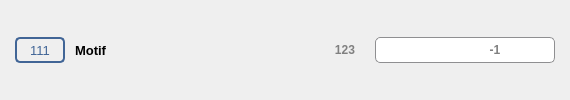
    <widget class="QWidget" name="line_pattern" native="true">
     <property name="minimumSize">
      <size>
       <width>0</width>
       <height>40</height>
      </size>
     </property>
     <property name="focusPolicy">
      <enum>Qt::ClickFocus</enum>
     </property>
     <layout class="QHBoxLayout" name="horizontalLayout_4">
      <property name="spacing">
       <number>10</number>
      </property>
      <property name="leftMargin">
       <number>15</number>
      </property>
      <property name="topMargin">
       <number>7</number>
      </property>
      <property name="rightMargin">
       <number>15</number>
      </property>
      <property name="bottomMargin">
       <number>7</number>
      </property>
      <item>
       <widget class="QLabel" name="num_attr_motif">
        <property name="minimumSize">
         <size>
          <width>50</width>
          <height>26</height>
         </size>
        </property>
        <property name="maximumSize">
         <size>
          <width>50</width>
          <height>26</height>
         </size>
        </property>
        <property name="font">
         <font>
          <family>Segoe UI</family>
          <pointsize>10</pointsize>
         </font>
        </property>
        <property name="toolTip">
         <string>Attribut Allplan</string>
        </property>
        <property name="styleSheet">
         <string notr="true">QLabel{border: 2px solid #416596; border-radius: 5px; color: #416596; }</string>
        </property>
        <property name="text">
         <string notr="true">111</string>
        </property>
        <property name="alignment">
         <set>Qt::AlignCenter</set>
        </property>
       </widget>
      </item>
      <item>
       <widget class="QLabel" name="titre_motif">
        <property name="minimumSize">
         <size>
          <width>240</width>
          <height>26</height>
         </size>
        </property>
        <property name="maximumSize">
         <size>
          <width>240</width>
          <height>26</height>
         </size>
        </property>
        <property name="font">
         <font>
          <family>Segoe UI</family>
          <pointsize>10</pointsize>
          <weight>75</weight>
          <bold>true</bold>
         </font>
        </property>
        <property name="text">
         <string>Motif</string>
        </property>
       </widget>
      </item>
      <item>
       <widget class="QLabel" name="bt_type_motif">
        <property name="minimumSize">
         <size>
          <width>40</width>
          <height>26</height>
         </size>
        </property>
        <property name="maximumSize">
         <size>
          <width>40</width>
          <height>26</height>
         </size>
        </property>
        <property name="font">
         <font>
          <family>Segoe UI</family>
          <pointsize>9</pointsize>
          <weight>75</weight>
          <bold>true</bold>
         </font>
        </property>
        <property name="toolTip">
         <string>Nombre entier</string>
        </property>
        <property name="styleSheet">
         <string notr="true">QLabel{color: grey; }</string>
        </property>
        <property name="text">
         <string notr="true">123</string>
        </property>
        <property name="alignment">
         <set>Qt::AlignCenter</set>
        </property>
       </widget>
      </item>
      <item>
       <widget class="QWidget" name="motif_widget" native="true">
        <layout class="QHBoxLayout" name="motif_layer">
         <property name="spacing">
          <number>0</number>
         </property>
         <property name="leftMargin">
          <number>0</number>
         </property>
         <property name="topMargin">
          <number>0</number>
         </property>
         <property name="rightMargin">
          <number>0</number>
         </property>
         <property name="bottomMargin">
          <number>0</number>
         </property>
         <item>
          <widget class="QComboBox" name="motif">
           <property name="minimumSize">
            <size>
             <width>100</width>
             <height>26</height>
            </size>
           </property>
           <property name="maximumSize">
            <size>
             <width>16777215</width>
             <height>26</height>
            </size>
           </property>
           <property name="font">
            <font>
             <family>Segoe UI</family>
             <pointsize>10</pointsize>
            </font>
           </property>
           <property name="focusPolicy">
            <enum>Qt::StrongFocus</enum>
           </property>
           <property name="styleSheet">
            <string notr="true">QComboBox { border: 1px solid #8f8f91; border-right-width: 0px; padding-right: 1px; border-top-left-radius:5px; border-bottom-left-radius:5px; padding-left: 5px; }
QComboBox::drop-down{width: 27px; padding-left: 1px; padding-right: 1px; background-color: #FFFFFF; }
QComboBox::drop-down:hover{border: 1px solid #8f8f91; border-top-width: 0px; border-bottom-width: 0px; padding: 0px; background-color: qlineargradient(spread:pad, x1:0, y1:0, x2:0, y2:1, stop:0 #F8F8F8, stop:1 #8FADCC); }
QComboBox::drop-down:pressed{border: 1px solid #8f8f91; border-top-width: 0px; border-bottom-width: 0px; padding: 0px; background-color: qlineargradient(spread:pad, x1:0, y1:0, x2:0, y2:1, stop:0 #8FADCC, stop:1 #F8F8F8); }
QComboBox::down-arrow {image: url(:/Images/spin_down.svg); width: 12px; height: 12px; }
QComboBox QAbstractItemView{background-color:#FFFFFF; }
QFontComboBox QAbstractItemView::item:hover {background: #BAD0E7; }</string>
           </property>
           <property name="editable">
            <bool>true</bool>
           </property>
           <property name="sizeAdjustPolicy">
            <enum>QComboBox::AdjustToMinimumContentsLengthWithIcon</enum>
           </property>
          </widget>
         </item>
         <item>
          <widget class="QLabel" name="numero_motif">
           <property name="minimumSize">
            <size>
             <width>40</width>
             <height>26</height>
            </size>
           </property>
           <property name="maximumSize">
            <size>
             <width>40</width>
             <height>26</height>
            </size>
           </property>
           <property name="font">
            <font>
             <family>Segoe UI</family>
             <pointsize>9</pointsize>
             <weight>75</weight>
             <bold>true</bold>
            </font>
           </property>
           <property name="toolTip">
            <string>Index de l'élément choisi</string>
           </property>
           <property name="styleSheet">
            <string notr="true">QLabel{border: 1px solid #8f8f91; border-left-width: 0px; padding-left: 1px; border-right-width: 0px; padding-right: 1px; color: grey; background-color:#FFFFFF; }</string>
           </property>
           <property name="text">
            <string notr="true">-1</string>
           </property>
           <property name="alignment">
            <set>Qt::AlignCenter</set>
           </property>
          </widget>
         </item>
         <item>
          <widget class="QPushButton" name="bt_lock_motif">
           <property name="enabled">
            <bool>false</bool>
           </property>
           <property name="minimumSize">
            <size>
             <width>40</width>
             <height>26</height>
            </size>
           </property>
           <property name="maximumSize">
            <size>
             <width>40</width>
             <height>26</height>
            </size>
           </property>
           <property name="font">
            <font>
             <family>Segoe UI</family>
             <pointsize>10</pointsize>
            </font>
           </property>
           <property name="focusPolicy">
            <enum>Qt::NoFocus</enum>
           </property>
           <property name="toolTip">
            <string>Cette liste déroulante n'est pas éditable</string>
           </property>
           <property name="styleSheet">
            <string notr="true">QPushButton{border: 1px solid #8f8f91; border-left-width: 0px; padding-left: 1px;  border-top-right-radius: 5px ; border-bottom-right-radius: 5px; background-color:#FFFFFF; }</string>
           </property>
           <property name="icon">
            <iconset resource="../icones/icons.qrc">
             <normaloff>:/Images/lock.svg</normaloff>:/Images/lock.svg</iconset>
           </property>
           <property name="iconSize">
            <size>
             <width>16</width>
             <height>16</height>
            </size>
           </property>
           <property name="flat">
            <bool>true</bool>
           </property>
          </widget>
         </item>
        </layout>
       </widget>
      </item>
     </layout>
    </widget>
